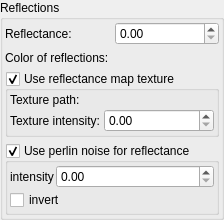
              <widget class="QGroupBox" name="groupBox_10">
               <property name="title">
                <string>Reflections</string>
               </property>
               <layout class="QVBoxLayout" name="verticalLayout_12">
                <property name="leftMargin">
                 <number>2</number>
                </property>
                <property name="topMargin">
                 <number>2</number>
                </property>
                <property name="rightMargin">
                 <number>2</number>
                </property>
                <property name="bottomMargin">
                 <number>2</number>
                </property>
                <item>
                 <layout class="QGridLayout" name="gridLayout_13" columnstretch="0,0">
                  <item row="1" column="1">
                   <widget class="MyColorButton" name="colorButton_reflections_color" native="true">
                    <property name="sizePolicy">
                     <sizepolicy hsizetype="Expanding" vsizetype="Preferred">
                      <horstretch>0</horstretch>
                      <verstretch>0</verstretch>
                     </sizepolicy>
                    </property>
                    <property name="text" stdset="0">
                     <string>PushButton</string>
                    </property>
                   </widget>
                  </item>
                  <item row="0" column="0">
                   <widget class="QLabel" name="label_70">
                    <property name="text">
                     <string>Reflectance:</string>
                    </property>
                   </widget>
                  </item>
                  <item row="0" column="1">
                   <widget class="MyDoubleSpinBox" name="spinbox_reflectance">
                    <property name="sizePolicy">
                     <sizepolicy hsizetype="Minimum" vsizetype="Maximum">
                      <horstretch>0</horstretch>
                      <verstretch>0</verstretch>
                     </sizepolicy>
                    </property>
                    <property name="toolTip">
                     <string>&lt;html&gt;&lt;head/&gt;&lt;body&gt;&lt;p&gt;Intensity of light reflection effect&lt;/p&gt;&lt;p&gt;To apply this effect, enable ray-traced reflections in &lt;span style=&quot; font-style:italic;&quot;&gt;Raytracing&lt;/span&gt; tab or environment mapping&lt;br/&gt;&lt;/p&gt;&lt;table border=&quot;0&quot; style=&quot; margin-top:0px; margin-bottom:0px; margin-left:0px; margin-right:0px;&quot; cellspacing=&quot;2&quot; cellpadding=&quot;0&quot;&gt;&lt;tr&gt;&lt;td&gt;&lt;p&gt;reflectance 0.5&lt;/p&gt;&lt;/td&gt;&lt;td&gt;&lt;p&gt;reflectance 0.8&lt;/p&gt;&lt;/td&gt;&lt;td&gt;&lt;p&gt;reflectance 1.0 (perfect reflection)&lt;/p&gt;&lt;/td&gt;&lt;/tr&gt;&lt;tr&gt;&lt;td&gt;&lt;p&gt;&lt;img src=&quot;:/tooltips/tooltips_images/material - reflectance 0.5.jpg&quot;/&gt;&lt;/p&gt;&lt;/td&gt;&lt;td&gt;&lt;p&gt;&lt;img src=&quot;:/tooltips/tooltips_images/material - reflectance 0.8.jpg&quot;/&gt;&lt;/p&gt;&lt;/td&gt;&lt;td&gt;&lt;p&gt;&lt;img src=&quot;:/tooltips/tooltips_images/material - reflectance 1.0.jpg&quot;/&gt;&lt;/p&gt;&lt;/td&gt;&lt;/tr&gt;&lt;/table&gt;&lt;/body&gt;&lt;/html&gt;</string>
                    </property>
                    <property name="prefix">
                     <string/>
                    </property>
                    <property name="suffix">
                     <string/>
                    </property>
                    <property name="decimals">
                     <number>2</number>
                    </property>
                    <property name="maximum">
                     <double>1000.000000000000000</double>
                    </property>
                    <property name="singleStep">
                     <double>0.100000000000000</double>
                    </property>
                   </widget>
                  </item>
                  <item row="1" column="0">
                   <widget class="QLabel" name="label_91">
                    <property name="text">
                     <string>Color of reflections:</string>
                    </property>
                   </widget>
                  </item>
                 </layout>
                </item>
                <item>
                 <widget class="MyGroupBox" name="groupCheck_use_reflectance_texture">
                  <property name="title">
                   <string>Use reflectance map texture</string>
                  </property>
                  <property name="checkable">
                   <bool>true</bool>
                  </property>
                  <layout class="QVBoxLayout" name="verticalLayout_150">
                   <property name="spacing">
                    <number>2</number>
                   </property>
                   <property name="leftMargin">
                    <number>2</number>
                   </property>
                   <property name="topMargin">
                    <number>2</number>
                   </property>
                   <property name="rightMargin">
                    <number>2</number>
                   </property>
                   <property name="bottomMargin">
                    <number>2</number>
                   </property>
                   <item>
                    <layout class="QGridLayout" name="gridLayout_102" rowstretch="0,0" columnstretch="0,0,1">
                     <property name="spacing">
                      <number>2</number>
                     </property>
                     <item row="1" column="0">
                      <widget class="QLabel" name="label_397">
                       <property name="text">
                        <string>Texture intensity:</string>
                       </property>
                      </widget>
                     </item>
                     <item row="0" column="0">
                      <widget class="QLabel" name="label_398">
                       <property name="text">
                        <string>Texture path:</string>
                       </property>
                      </widget>
                     </item>
                     <item row="0" column="1" colspan="2">
                      <widget class="FileSelectWidget" name="text_file_reflectance_texture" native="true">
                       <property name="sizePolicy">
                        <sizepolicy hsizetype="Expanding" vsizetype="Preferred">
                         <horstretch>0</horstretch>
                         <verstretch>0</verstretch>
                        </sizepolicy>
                       </property>
                      </widget>
                     </item>
                     <item row="1" column="2">
                      <widget class="MyDoubleSpinBox" name="spinbox_reflectance_texture_intensity">
                       <property name="sizePolicy">
                        <sizepolicy hsizetype="Minimum" vsizetype="Maximum">
                         <horstretch>0</horstretch>
                         <verstretch>0</verstretch>
                        </sizepolicy>
                       </property>
                       <property name="prefix">
                        <string/>
                       </property>
                       <property name="suffix">
                        <string/>
                       </property>
                       <property name="decimals">
                        <number>2</number>
                       </property>
                       <property name="maximum">
                        <double>1000.000000000000000</double>
                       </property>
                       <property name="singleStep">
                        <double>0.100000000000000</double>
                       </property>
                      </widget>
                     </item>
                    </layout>
                   </item>
                  </layout>
                 </widget>
                </item>
                <item>
                 <widget class="MyGroupBox" name="groupCheck_perlin_noise_reflectance_enable">
                  <property name="title">
                   <string>Use perlin noise for reflectance</string>
                  </property>
                  <property name="checkable">
                   <bool>true</bool>
                  </property>
                  <property name="checked">
                   <bool>true</bool>
                  </property>
                  <layout class="QGridLayout" name="gridLayout_33" rowstretch="0,0" columnstretch="0,1">
                   <property name="leftMargin">
                    <number>2</number>
                   </property>
                   <property name="topMargin">
                    <number>2</number>
                   </property>
                   <property name="rightMargin">
                    <number>2</number>
                   </property>
                   <property name="bottomMargin">
                    <number>2</number>
                   </property>
                   <property name="spacing">
                    <number>2</number>
                   </property>
                   <item row="0" column="1">
                    <widget class="MyDoubleSpinBox" name="spinbox_perlin_noise_reflectance_intensity">
                     <property name="sizePolicy">
                      <sizepolicy hsizetype="Minimum" vsizetype="Maximum">
                       <horstretch>0</horstretch>
                       <verstretch>0</verstretch>
                      </sizepolicy>
                     </property>
                     <property name="toolTip">
                      <string>&lt;html&gt;&lt;head/&gt;&lt;body&gt;&lt;p&gt;Contrast of color texture&lt;/p&gt;&lt;/body&gt;&lt;/html&gt;</string>
                     </property>
                     <property name="prefix">
                      <string/>
                     </property>
                     <property name="suffix">
                      <string/>
                     </property>
                     <property name="decimals">
                      <number>2</number>
                     </property>
                     <property name="minimum">
                      <double>0.000000000000000</double>
                     </property>
                     <property name="maximum">
                      <double>1000.000000000000000</double>
                     </property>
                     <property name="singleStep">
                      <double>0.100000000000000</double>
                     </property>
                    </widget>
                   </item>
                   <item row="0" column="0">
                    <widget class="QLabel" name="label_54">
                     <property name="text">
                      <string>intensity</string>
                     </property>
                    </widget>
                   </item>
                   <item row="1" column="0" colspan="2">
                    <widget class="MyCheckBox" name="checkBox_perlin_noise_reflectance_invert">
                     <property name="text">
                      <string>invert</string>
                     </property>
                    </widget>
                   </item>
                  </layout>
                 </widget>
                </item>
               </layout>
              </widget>
